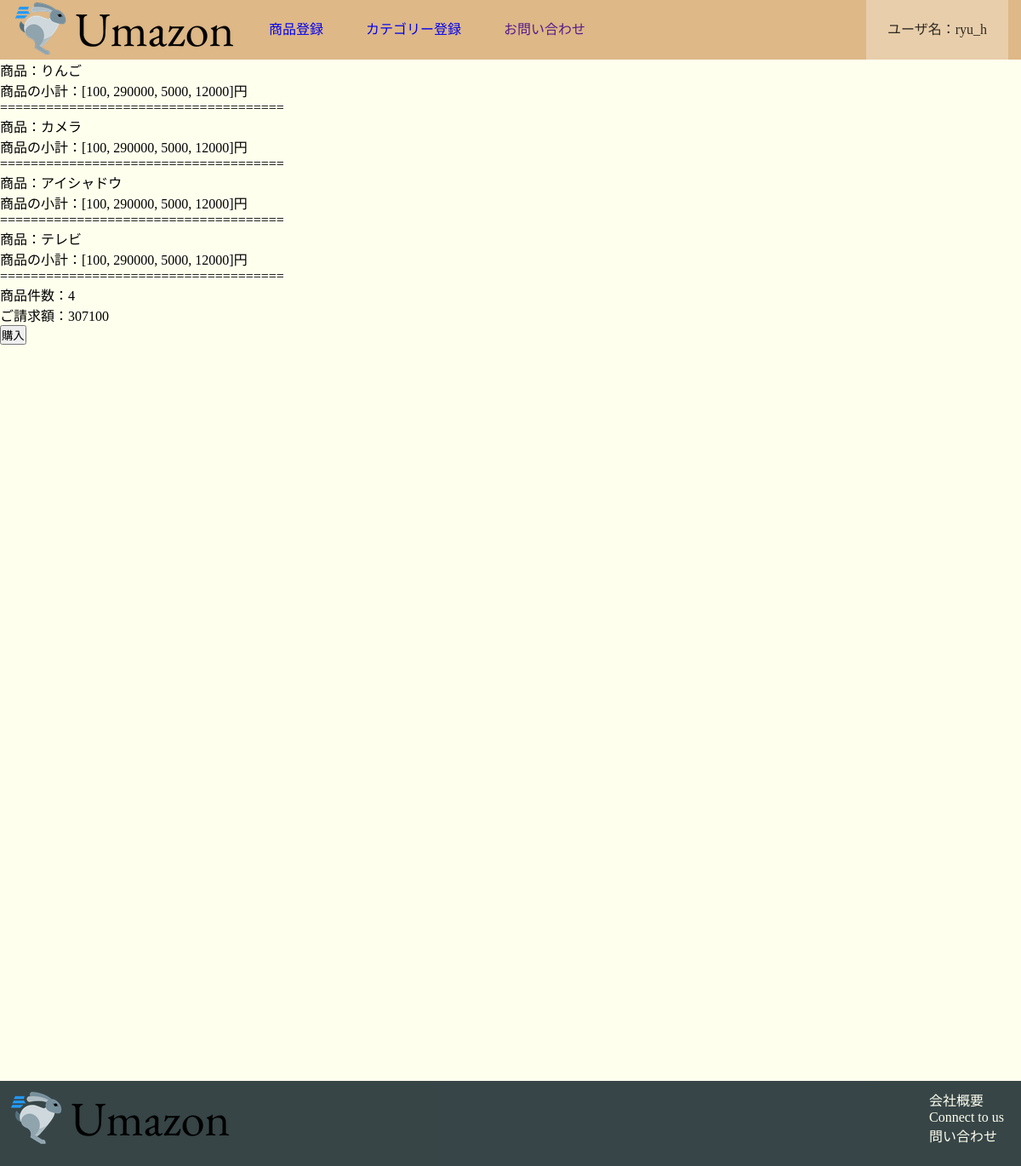
The page /buy/ (signed in) on the database its author committed.
### cart/models.py (models this page shows)
class Cart(models.Model):
    user = models.CharField('ユーザ',max_length=20)
    name = models.CharField("商品", max_length=128)
    product_num = models.CharField('商品番号', max_length=128, null=True, blank=True)
    price = models.PositiveIntegerField("価格")
    count = models.PositiveIntegerField('数量')

### buy/views.py (the view)
# urls.py: path('buy/', buy.views.buy_list, name='buy_list'),
def buy_list(request):
    cart = Cart.objects.filter(user=request.user.id)
    i=[]
    money=0
    for c in cart:
        product=Product.objects.get(id=c.product_num)
        c.name=product.name
        c.product_num = product.id
        i.append(c.price*c.count)
    c=len(i)
    money=sum(i)
    if cart:
        return TemplateResponse(request,'buy/buy_list.html',{'cart':cart,'i':i,'c':c,'money':money})
    else:
        return TemplateResponse(request,'top/toppage.html')

### buy/templates/buy/buy_list.html
{% extends '../base.html' %}
{% block content %}
{%for c in cart %}
        <ul>
            <li>商品：{{c.name}}</li>
            <li>商品の小計：{{i}}円</li>
        </ul>
<p>=====================================</p>
{%endfor%}
<p>商品件数：{{c}}</p>
<p>ご請求額：{{money}}</p>
<form action="">
    <input type="submit" value="購入">
</form>
{% endblock %}

### templates/base.html (shortened to what this page needs)
{% load static %}
<html lang="en">
<head>
    <link rel="stylesheet" href="{% static 'css\style.css' %}" type="text/css">
</head>
<body>
    <header>
        <div class="container">
            <div class="header-logo">
                <a href="{% url 'toppage' %}"><img src="{% static 'image\Primary_logo.png' %}" alt=""></a>
            </div>
            <div class="header-list">
                {%if perms.accounts.admin %}
                <a href="{% url 'product_post' %}">商品登録</a>
                <a href="{% url 'category_post' %}">カテゴリー登録</a>
                {% endif %}
                <a href="">お問い合わせ</a>
            </div>
            <div class="account_list">
                {% if user.is_authenticated %}
                <div class="hover-activate">
                    <a class="btn">ユーザ名：{{ user.get_username }}</a>
                </div>
                {% else %}
                <a href="{% url 'account:logout' %}" class="btn login">ログイン</a>
                {% endif %}
            </div>
        </div>
    </header>
    <main>
        {% block content %}
        {% endblock %}
    </main>
    <footer>
        <div class="foot-logo">
            <a href="{% url 'toppage' %}"><img src="{% static 'image\Primary_logo.png' %}" alt=""></a>
        </div>
        <div class="foot-list">
            <ul>
                <li>会社概要</li>
                <li>Connect to us</li>
                <li>問い合わせ</li>
            </ul>
        </div>
    </footer>
</body>
</html>

### static/css/style.css (style rules this page uses)
* { margin:0; padding:0; }
body { margin: 0; font-family: "Hiragino Kaku Gothic ProN"; }
a { text-decoration: none; }
header { background-color: burlywood; height: 70px; width: 100%; }
.container { width: 1170px; padding: 0 15px; margin: 0 auto; }
.header-logo { float: left; padding-right: 10px; }
.account_list { float: right; background-color: rgba(255, 255, 255, 0.3); transition:all 0.5s; }
.account_list a { line-height:70px; padding:0 25px; color:black; display:block; }
.header-list a { line-height:70px; float: left; padding: 0 25px; }
.btn { padding: 8px 24px; color: white; opacity: 0.8; border-radius:4px; }
main { height:1200px; background-color:#FFFFEE; }
li { list-style:none; }
footer { background-color: rgba(34, 49, 52, 0.9); height: 100px; width: 100%; }
.foot-logo { float: left; padding: 10px; }
.foot-list { float: right; padding: 10px 10px; }
.foot-list li { color: #FFFFEE; padding: 0 10px; }

### rows shown on the page
Cart: name "りんご", i "[100, 290000, 5000, 12000]"
Cart: name "カメラ", i "[100, 290000, 5000, 12000]"
Cart: name "アイシャドウ", i "[100, 290000, 5000, 12000]"
Cart: name "テレビ", i "[100, 290000, 5000, 12000]"

### other values the page prints
{{ user.get_username }} "ryu_h"
{{ c }} "4"
{{ money }} "307100"
